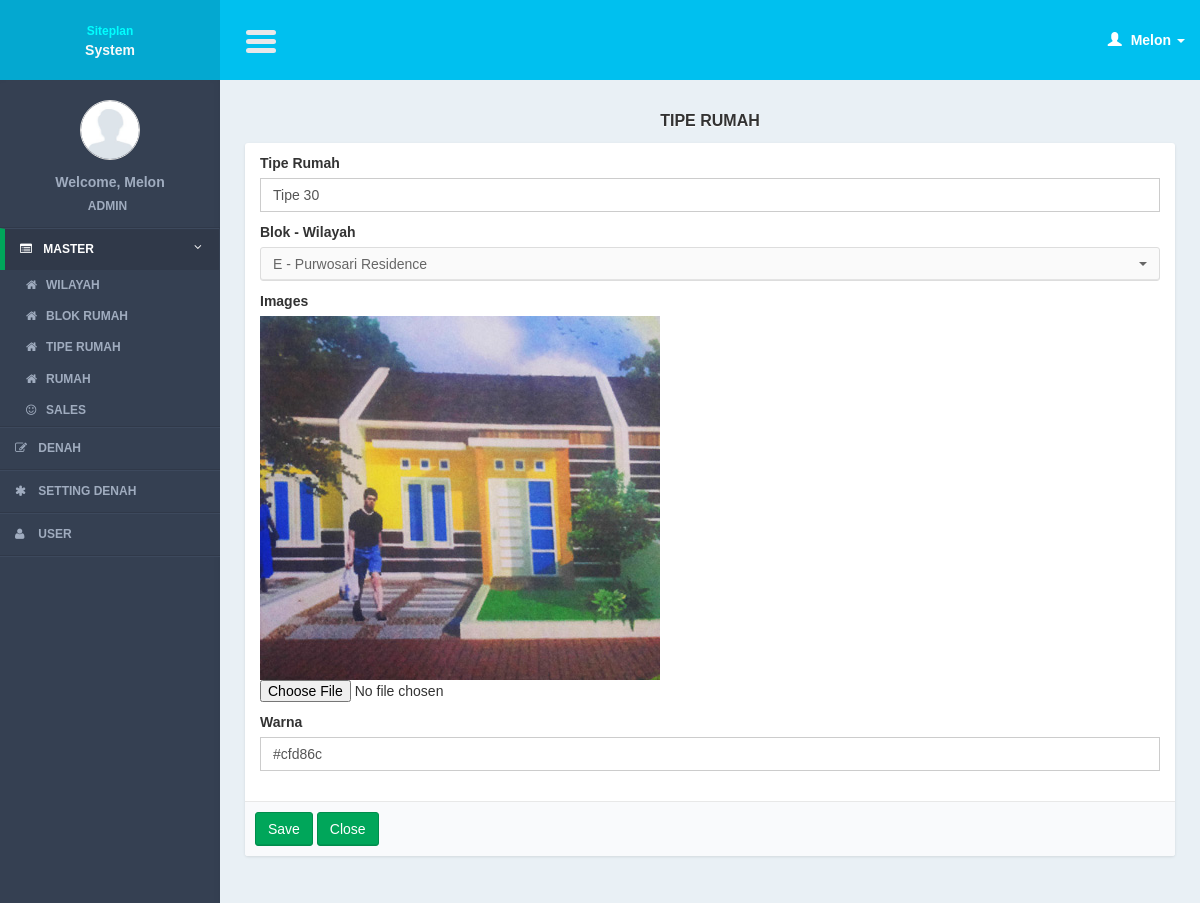
The page /controllers/table_type.php?page=form&id=11 (signed in) on the database its author committed.
### tables this page shows
CREATE TABLE IF NOT EXISTS `table_types` (
`tt_id` int(11) NOT NULL,
  `tt_name` varchar(100) NOT NULL,
  `tb_id` int(11) NOT NULL,
  `tt_img` text NOT NULL,
  `tt_color` varchar(10) NOT NULL
);

CREATE TABLE IF NOT EXISTS `table_blocks` (
`tb_id` int(11) NOT NULL,
  `tb_name` varchar(100) NOT NULL,
  `building_id` int(11) NOT NULL
);

CREATE TABLE IF NOT EXISTS `buildings` (
`building_id` int(11) NOT NULL,
  `building_name` varchar(100) NOT NULL,
  `building_img` text NOT NULL
);

### models/table_type_model.php (called while the page is built, shortened)
<?php
function select_table_block(){
	$query = mysql_query("select a.* , b.building_name
							from table_blocks a
							join buildings b on b.building_id = a.building_id
							order by building_id");
	return $query;
}
function read_id($id){
	$query = mysql_query("select *
			from table_types
			where tt_id = '$id'");
	$result = mysql_fetch_object($query);
	return $result;
}
?>

### views/table_type/form.php (the view, shortened to what this page needs)
      <section class="content">
          <div class="row">
              <div class="col-md-12">
                <div class="title_page"> <?= $title ?></div>
                   <form action="<?= $action?>" method="post" enctype="multipart/form-data" role="form">
                  <div class="box box-cokelat">
                      <div class="box-body">
                              <div class="col-md-12">
                              <div class="form-group">
                                  <label>Tipe Rumah</label>
                                  <input required type="text" name="i_name" class="form-control" placeholder="Masukkan tipe rumah..." value="<?= $row->tt_name ?>"/>
                              </div>
                         		 <div class="form-group">
                                <label>Blok - Wilayah</label>
                                 <?php
                                 while($r_tb = mysql_fetch_array($query_tb)){
   ?>
                                   <option value="<?= $r_tb['tb_id'] ?>" <?php if($row->tb_id == $r_tb['tb_id']){ ?> selected="selected"<?php } ?>><?= $r_tb['tb_name']." - ".$r_tb['building_name']?></option>
                                   <?php
   }
	 ?>
                        		</div>
                                  <div class="form-group">
                               <label>Images</label>
                                <?php
                              if($id){
	 $gambar = ($row->tt_img) ? $row->tt_img : "img_not_found.png";
?>
                              <br />
                              <img src="<?= "../img/table_type/".$gambar ?>" style="max-width:100%;"/>
                              <?php
}
?>
                                 <input type="file" name="i_img" id="i_img" />
                              </div>
                          <div class="form-group">
                              <label>Warna</label>
                              <input required name="i_color" type="text" class="form-control my-colorpicker1" value="<?= $row->tt_color ?>"/>
                          </div>
                              </div>
                      </div>
                        <div class="box-footer">
                      <input class="btn btn-success" type="submit" value="Save"/>
                      <a href="<?= $close_button?>" class="btn btn-success" >Close</a>
                   </div>
                  </div>
             </form>
              </div>
          </div>
      </section>

### css/AdminLTE.css (style rules this page uses)
html { font-family: 'Source Sans Pro', sans-serif; -webkit-font-smoothing: antialiased; min-height: 100%; background: #E9F0F5; }
body { font-family: 'Source Sans Pro', sans-serif; -webkit-font-smoothing: antialiased; min-height: 100%; background: #E9F0F5; }
a { color: #3c8dbc; }
.content { padding: 30px 10px; }
img { max-width: 100%important; }
.form-control { -webkit-border-radius: 0px !important; -moz-border-radius: 0px !important; border-radius: 0px !important; box-shadow: none; }
.box { position: relative; margin-bottom: 20px; -webkit-border-radius: 3px; -moz-border-radius: 3px; border-radius: 3px !important; width: 100%; background:#fff; box-shadow: 0 1px 3px rgba(0, 0, 0, 0.1); }
.box .box-body { padding-top:10px; -webkit-border-top-left-radius: 0; -webkit-border-top-right-radius: 0; -webkit-border-bottom-right-radius: 3px; -webkit-border-bottom-left-radius: 3px; -moz-border-radius-topleft: 0; -moz-border-radius-topright: 0; -moz-border-radius-bottomright: 3px; -moz-border-radius-bottomleft: 3px; border-top-left-radius: 0; border-top-right-radius: 0; border-bottom-right-radius: 3px; border-bottom-left-radius: 3px; border-radius:3px; padding-bottom:20px; }
.box .box-footer { border-top: 1px solid #e8e8e8; -webkit-border-top-left-radius: 0; -webkit-border-top-right-radius: 0; -webkit-border-bottom-right-radius: 3px; -webkit-border-bottom-left-radius: 3px; -moz-border-radius-topleft: 0; -moz-border-radius-topright: 0; -moz-border-radius-bottomright: 3px; -moz-border-radius-bottomleft: 3px; border-top-left-radius: 0; border-top-right-radius: 0; border-bottom-right-radius: 3px; border-bottom-left-radius: 3px; background:#F9FAFC; padding: 10px; }
.btn { font-weight: 500; -webkit-border-radius: 3px; -moz-border-radius: 3px; border-radius: 3px; border: 1px solid transparent; -webkit-box-shadow: inset 0px -2px 0px 0px rgba(0, 0, 0, 0.09); -moz-box-shadow: inset 0px -2px 0px 0px rgba(0, 0, 0, 0.09); box-shadow: inset 0px -1px 0px 0px rgba(0, 0, 0, 0.09); }
.btn.btn-success { background-color: #00a65a; border-color: #008d4c; }
.title_page { font-size:medium; text-align:center; font-weight:bold; margin-bottom:10px; text-shadow: 0 1px 1px #ffffff; text-transform:uppercase; }

### css/tooltip/tooltip-classic.css (style rules this page uses)
html, body { margin:0; height:100%; font-family: arial; }

### rows shown on the page
table_types: i_name "Tipe 30", tt_img (picture), i_color "#cfd86c"
table_blocks: tb_name "E", building.building_name "Purwosari Residence"

### other values the page prints
$user_data[0] "Melon"
$user_data[1] "ADMIN"
$title "TIPE RUMAH"
